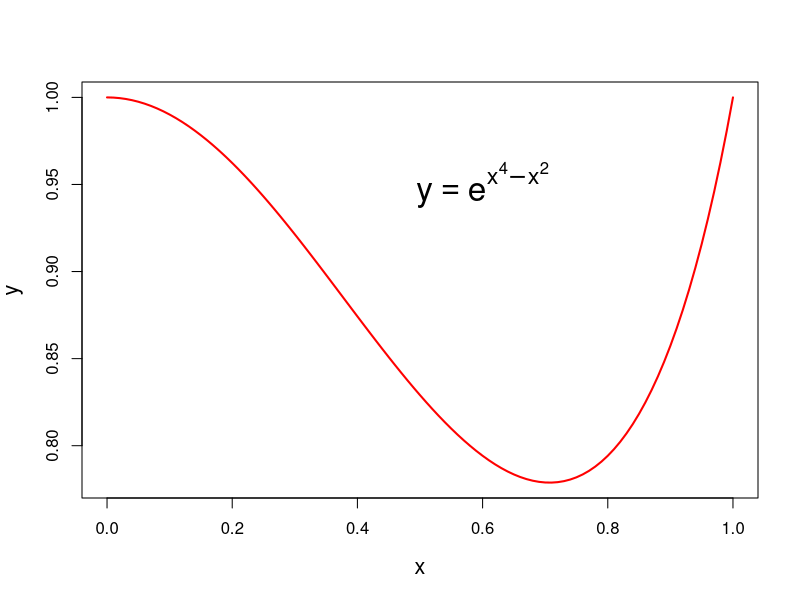
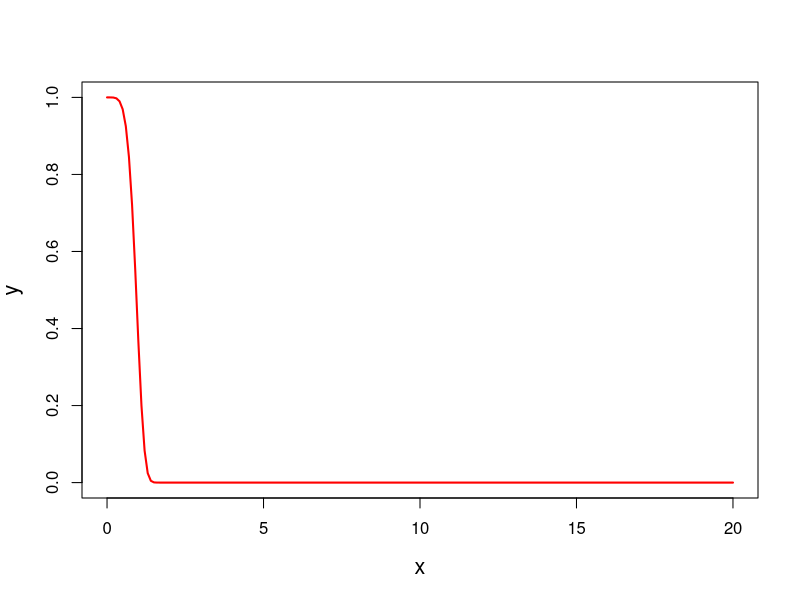
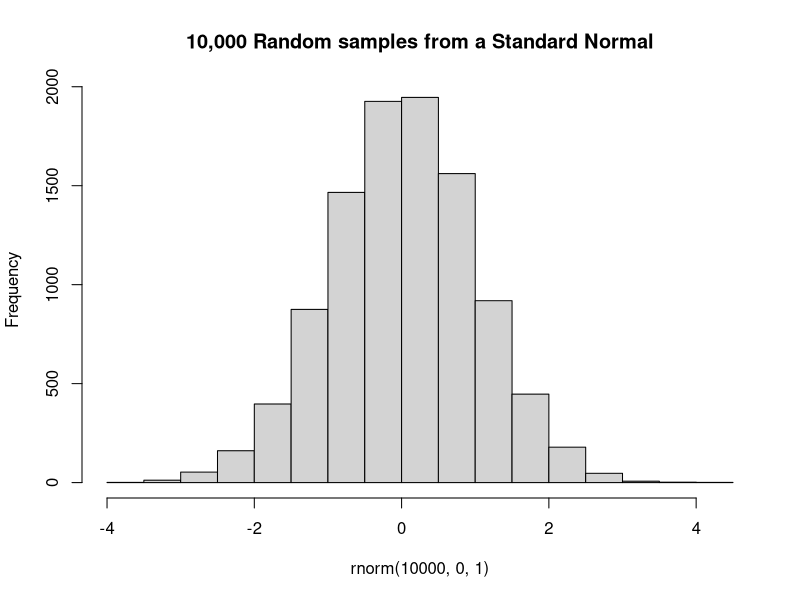

These figures' R source, in order:
## ---- chunk 1
set.seed(5172013)
## ---- chunk 2
integrand_function <- function(x){
  return(exp(x^4 - x^2))
}
## ---- chunk 3
x_values <- c(0:100) / 100

plot(x_values, integrand_function(x_values), type = "l", lwd = 2, xlab = "x", ylab = "y", cex.lab = 1.3, col = "red")
text(0.6, 0.95, expression(y == e^{x^4 - x^2}), cex = 2)
## ---- chunk 4
det_int <- integrate(integrand_function, lower = 0, upper = 1)
## ---- chunk 5
names(det_int)

det_int$value
det_int$message
## ---- chunk 6
mcarlo_iterations <- 1000000

unif_sample <- runif(mcarlo_iterations)
## ---- chunk 7
(mcarlo_int = mean(integrand_function(unif_sample)))
## ---- chunk 8
(mcarlo_error = sd(integrand_function(unif_sample))/sqrt(mcarlo_iterations))
## ---- chunk 9
(c(mcarlo_int - 1.96*mcarlo_error, mcarlo_int + 1.96*mcarlo_error))
## ---- chunk 10
(det_int)
## ---- chunk 11
alpha <- 2
beta <- 2
## ---- chunk 12
(beta_2nd_moment_theory <- alpha * (alpha + 1) / ((alpha + beta + 1) * (alpha + beta)))
## ---- chunk 13
beta_integrand <- function(x){
  return(x^2 * dbeta(x, shape1 = alpha, shape2 = beta))
}

(beta_2nd_moment_det <- integrate(beta_integrand, lower = 0, upper = 1))
## ---- chunk 14
beta_mcarlo_iterations <- 1000

beta_sample <- rbeta(beta_mcarlo_iterations, shape1=alpha, shape2=beta)

(beta_2nd_moment_mc <- mean(beta_sample^2))
## ---- chunk 15
(beta_mcarlo_error <- sd(beta_sample^2) / sqrt(beta_mcarlo_iterations))
## ---- chunk 16
c(
  beta_2nd_moment_mc - 1.96 * beta_mcarlo_error, 
  beta_2nd_moment_mc + 1.96 * beta_mcarlo_error
)
## ---- chunk 17
beta_2nd_moment_theory
beta_2nd_moment_det
beta_2nd_moment_mc

c(
  beta_2nd_moment_mc - 1.96 * beta_mcarlo_error, 
  beta_2nd_moment_mc + 1.96 * beta_mcarlo_error
)
## ---- chunk 18
alpha <- 2
beta <- 5
## ---- chunk 19
beta_integrand <- function(x){
  return(x^4 * dbeta(x, shape1 = alpha, shape2 = beta))
}

(beta_4th_moment_det <- integrate(beta_integrand, lower = 0, upper = 1))
## ---- chunk 20
beta_mcarlo_iterations <- 1000

beta_sample <- rbeta(beta_mcarlo_iterations, shape1 = alpha, shape2 = beta)

(beta_4th_moment_mc <- mean(beta_sample^4))
## ---- chunk 21
(beta_mcarlo_error <- sd(beta_sample^4) / sqrt(beta_mcarlo_iterations))

c(
  beta_4th_moment_mc - 1.96 * beta_mcarlo_error, 
  beta_4th_moment_mc + 1.96 * beta_mcarlo_error
)
## ---- chunk 22
beta_4th_moment_det
beta_4th_moment_mc

c(
  beta_4th_moment_mc - 1.96 * beta_mcarlo_error, 
  beta_4th_moment_mc + 1.96 * beta_mcarlo_error
)
## ---- chunk 23
integrand_function2 <- function(x){
  return(exp(-x^5))
}
## ---- chunk 24
x_values <- seq(0,20,0.1)

plot(x_values, integrand_function2(x_values), type = "l", lwd = 2, xlab = "x", ylab = "y", cex.lab = 1.3, col = "red")
## ---- chunk 25
(det_int2 <- integrate(integrand_function2, lower = 0, upper = Inf))
## ---- chunk 26
mcarlo_iterations2 <- 1000000
exp_rate <- 0.6
exp_sample <- rexp(mcarlo_iterations2, rate = exp_rate)

#arithmetic average

mc_samples <- integrand_function2(exp_sample) / dexp(exp_sample, rate = exp_rate)
mcarlo_int2 <- mean(mc_samples)
## ---- chunk 27
mcarlo_error2 = sd(mc_samples) / sqrt(mcarlo_iterations2)
print(mcarlo_error2)
## ---- chunk 28
c(mcarlo_int2 - 1.96 * mcarlo_error2, mcarlo_int2 + 1.96 * mcarlo_error2)
## ---- chunk 29
det_int2
## ---- chunk 30
mcarlo_iterations2 <- 1000000
exp_rate <- 10
exp_sample <- rexp(mcarlo_iterations2, rate = exp_rate)

#arithmetic average
(mcarlo_int3 <- mean(integrand_function2(exp_sample) / dexp(exp_sample, rate = exp_rate)))
(mcarlo_error3 = sd(integrand_function2(exp_sample) / dexp(exp_sample, rate = exp_rate)) / sqrt(mcarlo_iterations2))

mcarlo_error3
## ---- chunk 31
hist(rnorm(10000,0,1), main = "10,000 Random samples from a Standard Normal")
## ---- chunk 32
my_const <- 4.5
sim_size <- 1000000
## ---- chunk 33
(true_prob <- pnorm(my_const, lower.tail = FALSE))
## ---- chunk 34
naive_samples <- ifelse(rnorm(sim_size) > my_const, yes = 1, no = 0)
(naive_est <- mean(naive_samples))
## ---- chunk 35
shift_exp <- rexp(sim_size, rate = 1) + my_const
# weights = dnorm(x)/q(x)
is_samples <- dnorm(shift_exp) / exp(-(shift_exp - my_const))
(is_est <- mean(is_samples))
## ---- chunk 36
print(true_prob)
print(naive_est)
print(is_est)
## ---- chunk 37
(naive_var_mc <- var(naive_samples) / sim_size)
(is_var_mc <- var(is_samples) / sim_size)
## ---- chunk 38
# Naive (not very useful, the variance estimate might be degenerate):
c(naive_est - 1.96 * sqrt(naive_var_mc), naive_est + 1.96 * sqrt(naive_var_mc))

# Importance Sampling:
c(is_est - 1.96 * sqrt(is_var_mc), is_est + 1.96 * sqrt(is_var_mc))
